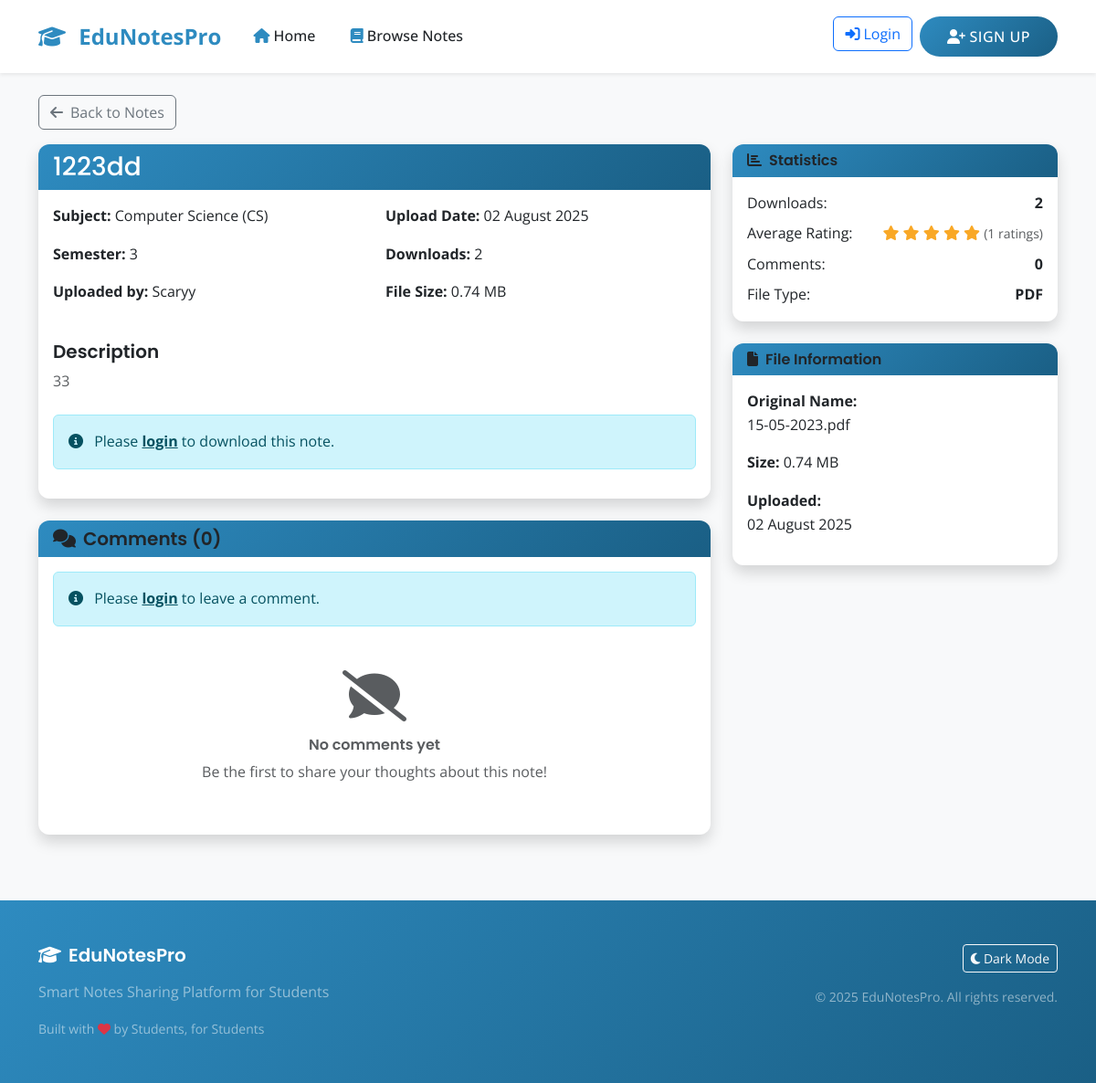
The app's page /note/2 with its own data.
### models.py (models this page shows, shortened)
class Note(db.Model):
    id = db.Column(db.Integer, primary_key=True)
    title = db.Column(db.String(200), nullable=False)
    description = db.Column(db.Text)
    filename = db.Column(db.String(200), nullable=False)
    original_filename = db.Column(db.String(200), nullable=False)
    file_size = db.Column(db.Integer)
    semester = db.Column(db.Integer, nullable=False)
    upload_date = db.Column(db.DateTime, default=datetime.utcnow)
    is_approved = db.Column(db.Boolean, default=False)
    download_count = db.Column(db.Integer, default=0)
    user_id = db.Column(db.Integer, db.ForeignKey('user.id'), nullable=False)
    subject_id = db.Column(db.Integer, db.ForeignKey('subject.id'), nullable=False)
    ratings = db.relationship('Rating', backref='note', lazy=True, cascade='all, delete-orphan')
    comments = db.relationship('Comment', backref='note', lazy=True, cascade='all, delete-orphan')
    downloads = db.relationship('Download', backref='note', lazy=True, cascade='all, delete-orphan')
    def average_rating(self):
        ratings_list = list(self.ratings)
        if not ratings_list:
            return 0
        return sum(rating.score for rating in ratings_list) / len(ratings_list)

class Subject(db.Model):
    id = db.Column(db.Integer, primary_key=True)
    name = db.Column(db.String(100), unique=True, nullable=False)
    code = db.Column(db.String(20), unique=True, nullable=False)
    notes = db.relationship('Note', backref='subject', lazy=True)

class User(UserMixin, db.Model):
    id = db.Column(db.Integer, primary_key=True)
    username = db.Column(db.String(80), unique=True, nullable=False)
    email = db.Column(db.String(120), unique=True, nullable=False)
    password_hash = db.Column(db.String(256), nullable=False)
    is_admin = db.Column(db.Boolean, default=False)
    is_blocked = db.Column(db.Boolean, default=False)
    created_at = db.Column(db.DateTime, default=datetime.utcnow)
    security_question = db.Column(db.String(200))
    security_answer = db.Column(db.String(200))
    notes = db.relationship('Note', backref='author', lazy=True, cascade='all, delete-orphan')
    ratings = db.relationship('Rating', backref='user', lazy=True, cascade='all, delete-orphan')
    comments = db.relationship('Comment', backref='user', lazy=True, cascade='all, delete-orphan')
    downloads = db.relationship('Download', backref='user', lazy=True, cascade='all, delete-orphan')

### routes.py (the view)
@app.route('/note/<int:note_id>')
def note_detail(note_id):
    note = Note.query.get_or_404(note_id)
    if not note.is_approved:
        if 'user_id' not in session or (session['user_id'] != note.user_id and not session.get('is_admin')):
            abort(404)
    comments = Comment.query.filter_by(note_id=note_id).order_by(desc(Comment.created_at)).all()
    user_rating = None
    if 'user_id' in session:
        user_rating = Rating.query.filter_by(user_id=session['user_id'], note_id=note_id).first()
    return render_template('note_detail.html',
                         note=note,
                         comments=comments,
                         user_rating=user_rating)

### templates/note_detail.html (shortened to what this page needs)
{% extends "base.html" %}
{% block content %}
<div class="container py-4">
    <div class="mb-3">
        <a href="{{ url_for('view_notes') }}" class="btn btn-outline-secondary">
            <i class="fas fa-arrow-left me-2"></i>Back to Notes
        </a>
    </div>
    <div class="row">
        <div class="col-lg-8">
            <div class="card shadow mb-4">
                <div class="card-header">
                    <h1 class="h3 mb-0">{{ note.title }}</h1>
                </div>
                <div class="card-body">
                    <div class="row mb-4">
                        <div class="col-md-6">
                            <p><strong>Subject:</strong> {{ note.subject.name }} ({{ note.subject.code }})</p>
                            <p><strong>Semester:</strong> {{ note.semester }}</p>
                            <p><strong>Uploaded by:</strong> {{ note.author.username }}</p>
                        </div>
                        <div class="col-md-6">
                            <p><strong>Upload Date:</strong> {{ note.upload_date.strftime('%d %B %Y') }}</p>
                            <p><strong>Downloads:</strong> {{ note.download_count }}</p>
                            <p><strong>File Size:</strong> {{ (note.file_size / 1024 / 1024) | round(2) }} MB</p>
                        </div>
                    </div>
                    {% if note.description %}
                    <div class="mb-4">
                        <h5>Description</h5>
                        <p class="text-muted">{{ note.description }}</p>
                    </div>
                    {% endif %}
                    {% if session.user_id %}
                    <div class="mb-4">
                        <a href="{{ url_for('download_note', note_id=note.id) }}" class="btn btn-success btn-lg">
                            <i class="fas fa-download me-2"></i>Download Note
                        </a>
                    </div>
                    {% else %}
                    <div class="alert alert-info">
                        <i class="fas fa-info-circle me-2"></i>
                        Please <a href="{{ url_for('login') }}" class="alert-link">login</a> to download this note.
                    </div>
                    {% endif %}
                </div>
            </div>
            <div class="card shadow">
                <div class="card-header">
                    <h5 class="mb-0">
                        <i class="fas fa-comments me-2"></i>Comments ({{ comments|length }})
                    </h5>
                </div>
                <div class="card-body">
                    {% if session.user_id %}
                    <form method="POST" action="{{ url_for('add_comment') }}" class="mb-4">
                        <input type="hidden" name="note_id" value="{{ note.id }}">
                        <div class="mb-3">
                            <label for="content" class="form-label">Add a comment:</label>
                            <textarea class="form-control" id="content" name="content" rows="3"
                                      placeholder="Share your thoughts about this note..."></textarea>
                        </div>
                        <button type="submit" class="btn btn-primary">
                            <i class="fas fa-comment me-2"></i>Post Comment
                        </button>
                    </form>
                    {% else %}
                    <div class="alert alert-info mb-4">
                        <i class="fas fa-info-circle me-2"></i>
                        Please <a href="{{ url_for('login') }}" class="alert-link">login</a> to leave a comment.
                    </div>
                    {% endif %}
                    {% if comments %}
                    <div class="comments-list">
                        {% for comment in comments %}
                        <div class="comment mb-3 p-3 bg-light rounded">
                            <div class="d-flex justify-content-between align-items-start mb-2">
                                <strong>{{ comment.user.username }}</strong>
                                <small class="text-muted">{{ comment.created_at.strftime('%d %b %Y at %I:%M %p') }}</small>
                            </div>
                            <p class="mb-0">{{ comment.content }}</p>
                        </div>
                        {% endfor %}
                    </div>
                    {% else %}
                    <div class="text-center py-4">
                        <i class="fas fa-comment-slash text-muted display-4 mb-3"></i>
                        <h6 class="text-muted">No comments yet</h6>
                        <p class="text-muted">Be the first to share your thoughts about this note!</p>
                    </div>
                    {% endif %}
                </div>
            </div>
        </div>
        <div class="col-lg-4">
            <div class="card shadow mb-4">
                <div class="card-header">
                    <h6 class="mb-0">
                        <i class="fas fa-chart-bar me-2"></i>Statistics
                    </h6>
                </div>
                <div class="card-body">
                    <div class="d-flex justify-content-between mb-2">
                        <span>Downloads:</span>
                        <strong>{{ note.download_count }}</strong>
                    </div>
                    <div class="d-flex justify-content-between mb-2">
                        <span>Average Rating:</span>
                        <div>
                            {% set avg_rating = note.average_rating() %}
                            {% for i in range(1, 6) %}
                                {% if i <= avg_rating %}
                                    <i class="fas fa-star text-warning"></i>
                                {% else %}
                                    <i class="far fa-star text-muted"></i>
                                {% endif %}
                            {% endfor %}
                            <small class="text-muted">({{ note.ratings|length }} ratings)</small>
                        </div>
                    </div>
                    <div class="d-flex justify-content-between mb-2">
                        <span>Comments:</span>
                        <strong>{{ comments|length }}</strong>
                    </div>
                    <div class="d-flex justify-content-between">
                        <span>File Type:</span>
                        <strong>{{ note.original_filename.split('.')[-1].upper() }}</strong>
                    </div>
                </div>
            </div>
            <div class="card shadow">
                <div class="card-header">
                    <h6 class="mb-0">
                        <i class="fas fa-file me-2"></i>File Information
                    </h6>
                </div>
                <div class="card-body">
                    <p><strong>Original Name:</strong><br>{{ note.original_filename }}</p>
                    <p><strong>Size:</strong> {{ (note.file_size / 1024 / 1024) | round(2) }} MB</p>
                    <p><strong>Uploaded:</strong><br>{{ note.upload_date.strftime('%d %B %Y') }}</p>
                </div>
            </div>
        </div>
    </div>
</div>
{% endblock %}

### static/css/custom.css (style rules this page uses)
:root { --primary-color: #2E8BC0; --accent-color: #F9A826; --background-color: #F4F6F7; --text-color: #212529; --card-bg: #ffffff; --border-radius: 12px; --box-shadow: 0 4px 20px rgba(46, 139, 192, 0.1); --hover-shadow: 0 8px 30px rgba(46, 139, 192, 0.15); --gradient-primary: linear-gradient(135deg, #2E8BC0 0%, #1a5f85 100%); --gradient-accent: linear-gradient(135deg, #F9A826 0%, #e6941f 100%); }
body { font-family: 'Open Sans', -apple-system, BlinkMacSystemFont, 'Segoe UI', Roboto, sans-serif; line-height: 1.6; color: var(--text-color); background-color: var(--background-color); }
h1, h2, h3, h4, h5, h6 { font-family: 'Poppins', sans-serif; font-weight: 600; color: var(--text-color); }
.text-warning { color: var(--accent-color) !important; }
.card { border: none; border-radius: var(--border-radius); box-shadow: var(--box-shadow); transition: all 0.3s ease; background: var(--card-bg); overflow: hidden; }
.card-header { background: var(--gradient-primary); color: white; border: none; font-weight: 600; }

### records on screen
Note: title "1223dd", semester "3", upload_date "02 August 2025", download_count "2", (note.file_size/1024/1024)|round(2) "0.74", description "33", original_filename.split "PDF", original_filename "15-05-2023.pdf"
Subject: subject.name "Computer Science", subject.code "CS"
User: author.username "Scaryy"

### other values on screen
{{ comments|length }} "0"
{{ note.ratings|length }} "1"
